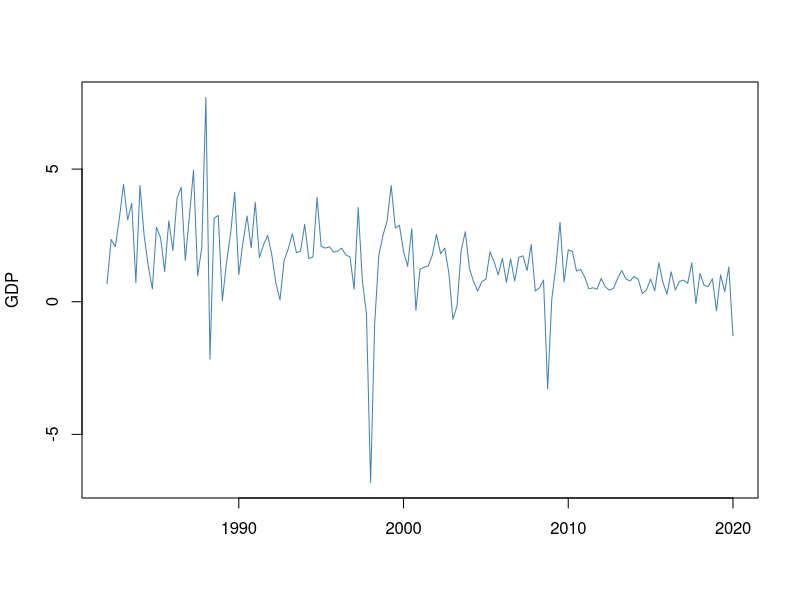
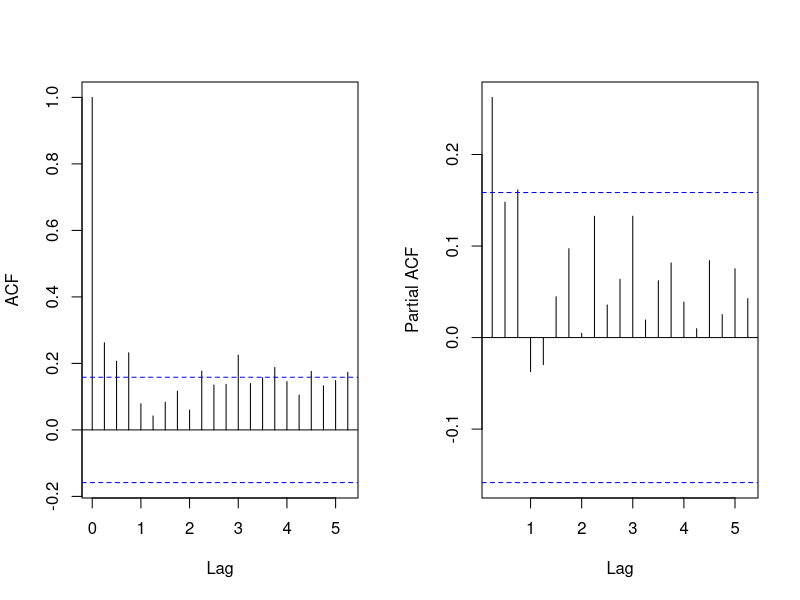
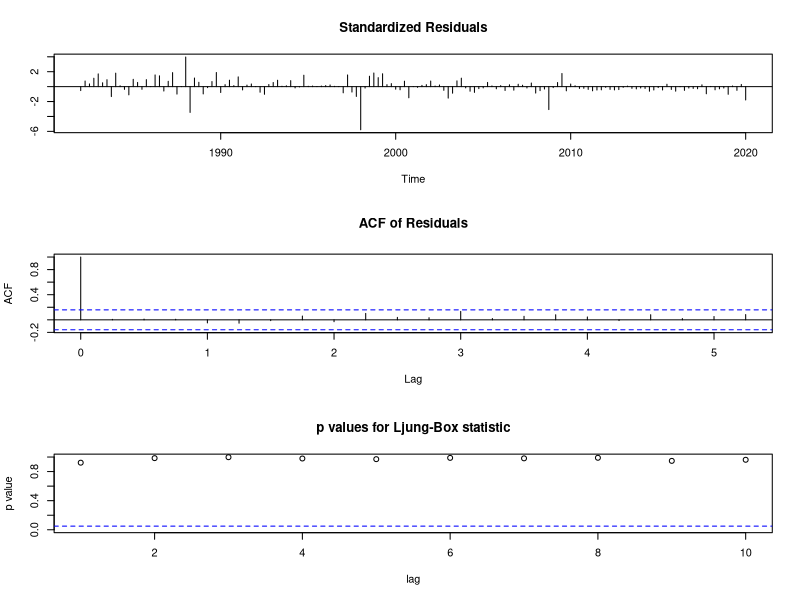
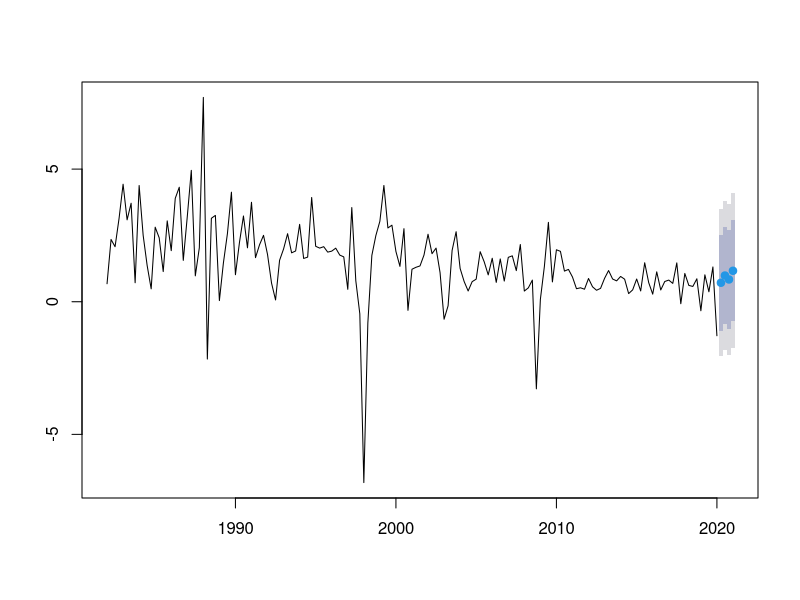

R code for these plots, in order:
library(tseries)
library(forecast)

## 데이터 읽기 ##

gdp_d  <- read.csv("gdpq.csv", header = TRUE)
gdp_sa <- ts(gdp_d[,1]/1000, start=1982, frequency=4)
gdp_sa_p <- ts(gdp_d[,2], start=1982, frequency=4)
#gdp_sa_p = window(gdp_sa_p1, 2000, 2020)

plot(gdp_sa_p, ylab="GDP", xlab="", col="steelblue")

par(mfrow=c(1,2))
acf(gdp_sa_p, main="" )
pacf(gdp_sa_p, main="" )

gdpp_fit = arima(gdp_sa_p, order=c(3,0,0))
gdpp_fit

auto.arima(gdp_sa_p)
##########################################

#과대적합
gdpp_fit = arima(gdp_sa_p, order=c(3,0,1))
gdpp_fit
gdpp_fit = arima(gdp_sa_p, order=c(4,0,0))
gdpp_fit

#잔차
gdpp_fit = arima(gdp_sa_p, order=c(3,0,0))
tsdiag(gdpp_fit)

#예측
par(mfrow=c(1,1))
plot(forecast(gdpp_fit, h=4), main="")
forecast(gdpp_fit, h=4)
########################################
